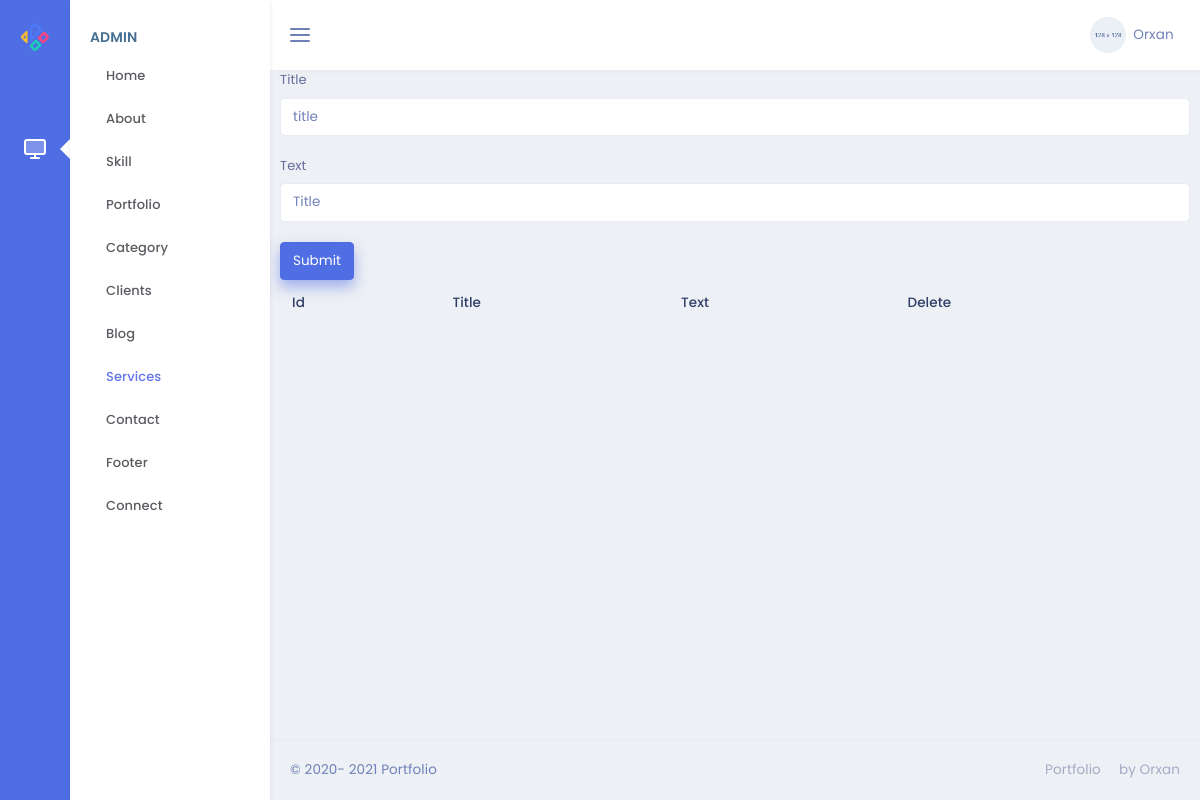
/admin/services, run on an earlier commit of the app's database.
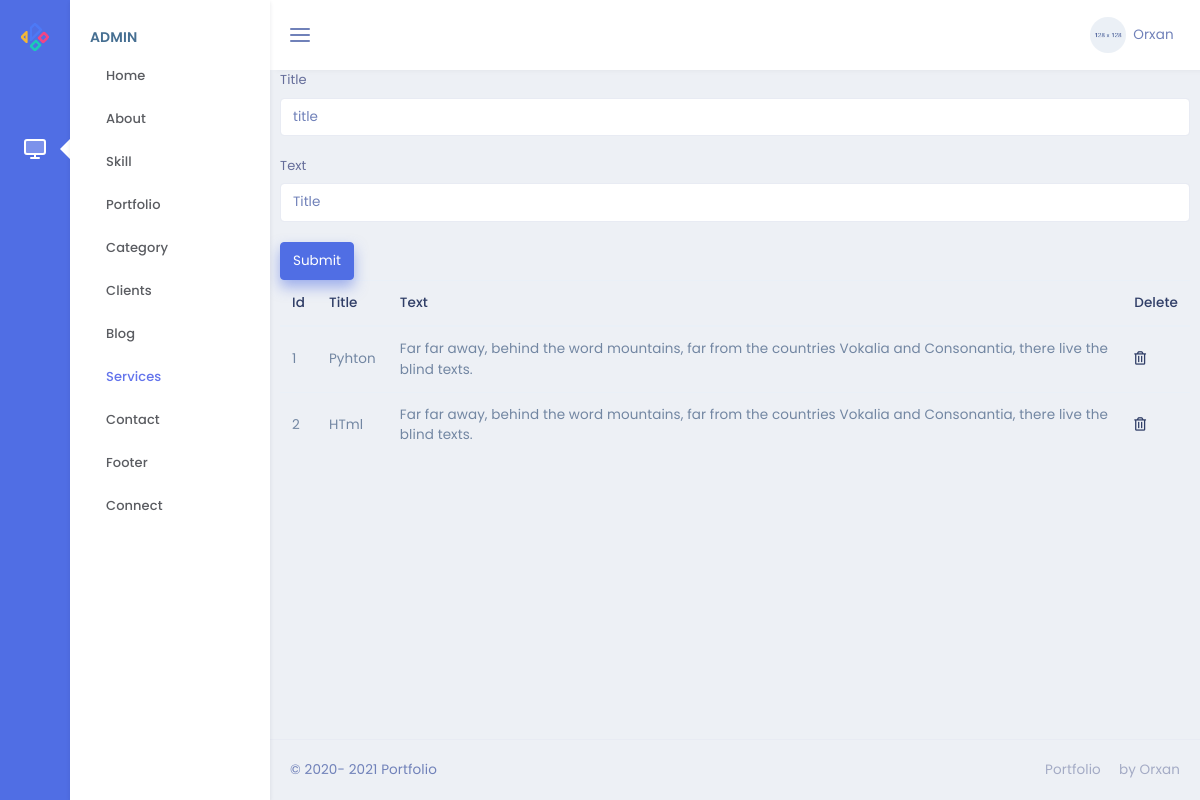
And on a later commit of the database.
### models.py (models this page shows)
class Services(db.Model):
    id=db.Column(db.Integer,primary_key=True)
    title=db.Column(db.String(50),nullable=False)
    text=db.Column(db.String(50),nullable=False)

### admin/routes.py (the view)
@admin.route('/services' , methods=["POST" , "GET"])
def services():
    srvc=Services.query.all()
    if request.method == "POST":
        srvc=Services(title=request.form["title"], text=request.form["text"],)
        db.session.add(srvc)
        db.session.commit()
        return redirect ('/admin/services')
    return render_template('admin/Services/services.html',srvc=srvc)

### admin/templates/admin/Services/services.html
{% extends "admin/base.html" %}
{% block content %}
<form action="/admin/services" method="POST">
    <div class="form-group">
        <label for="title">Title</label>
        <input type="title" class="form-control" name="title" id="title" placeholder="title">
    </div>
    <div class="form-group">
        <label for="text">Text</label>
        <input type="text" class="form-control" name="text" id="title" placeholder="Title">
    </div>
    <button type="submit" class="btn btn-primary">Submit</button>
</form>
<table class="table">
    <thead>
        <tr>
            <th scope="col">Id</th>
            <th scope="col">Title</th>
            <th scope="col">Text</th>
            <th scope="col">Delete</th>
        </tr>
    </thead>
    <tbody>
        {% for i in srvc %}
        <tr>
            <td>{{i.id}}</td>
            <td>{{i.title}}</td>
            <td>{{i.text}}</td>
            <td><a href="/admin/services/{{i.id}}"><i class="far fa-trash-alt"></i></a></td>
        </tr>
        {% endfor %}
    </tbody>
</table>
{% endblock %}

What changed in the data, as far as the page shows it:
added Services: id "1", title "Pyhton", text "Far far away, behind the word mountains, far from the countries Vokalia and Consonantia, there live the blind texts."
added Services: id "2", title "HTml", text "Far far away, behind the word mountains, far from the countries Vokalia and Consonantia, there live the blind texts."
